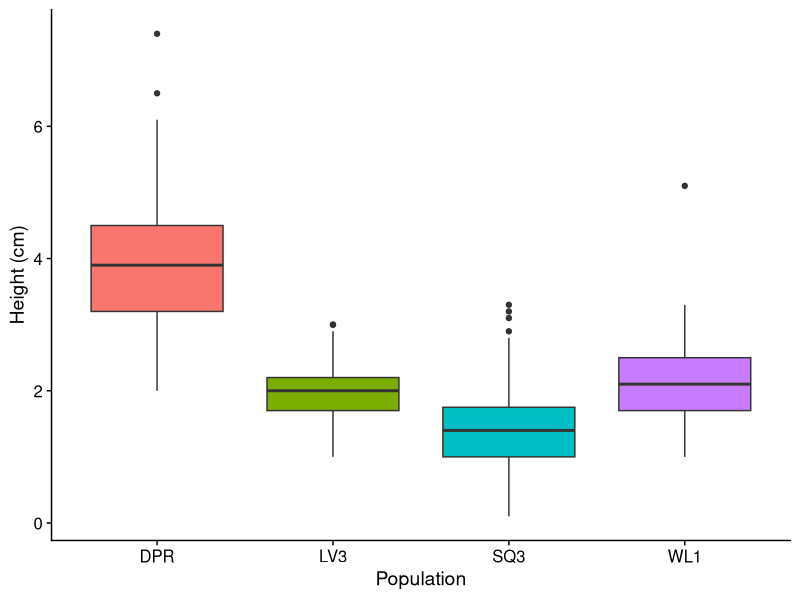
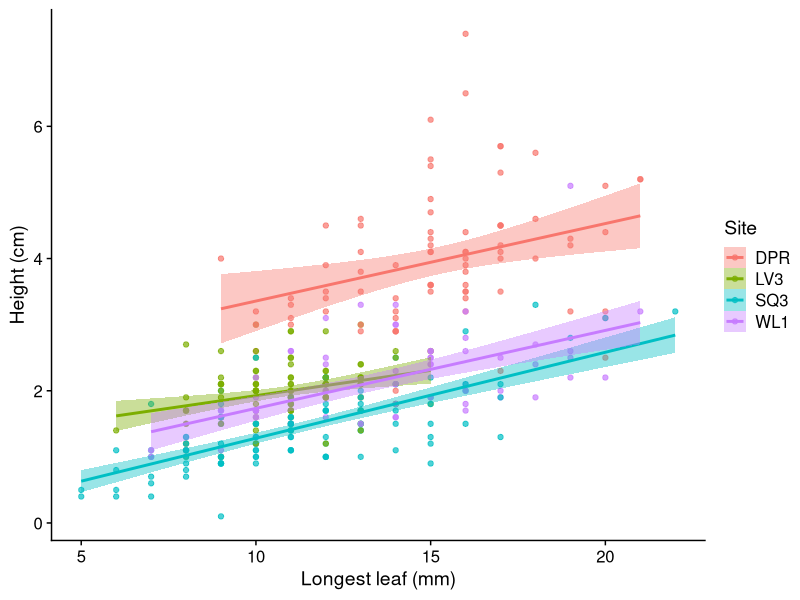
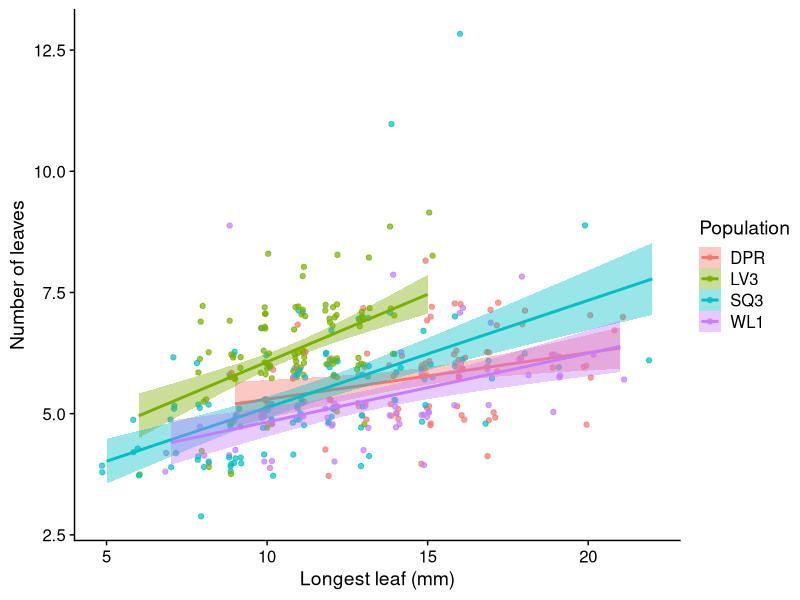
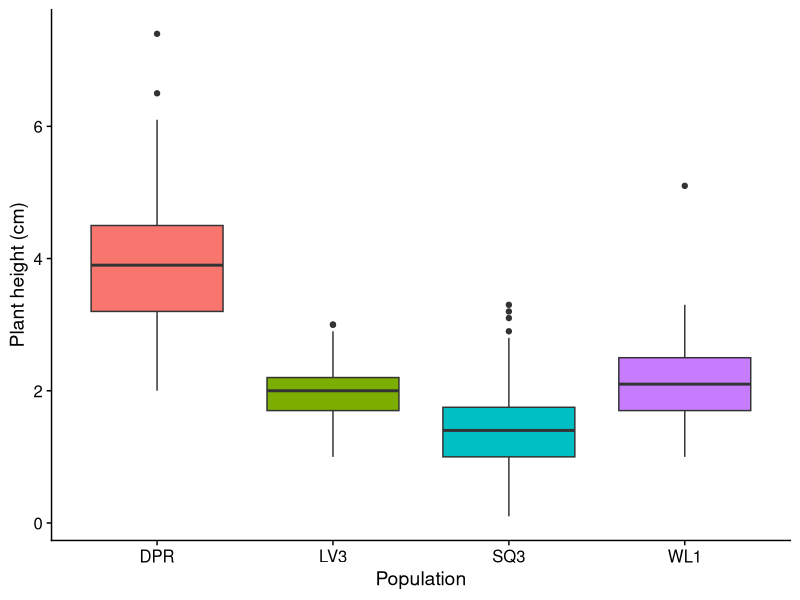
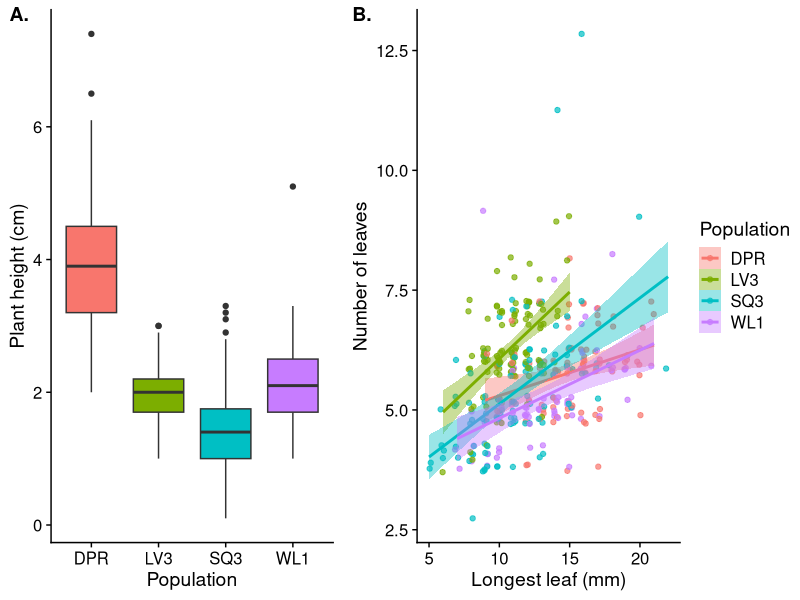
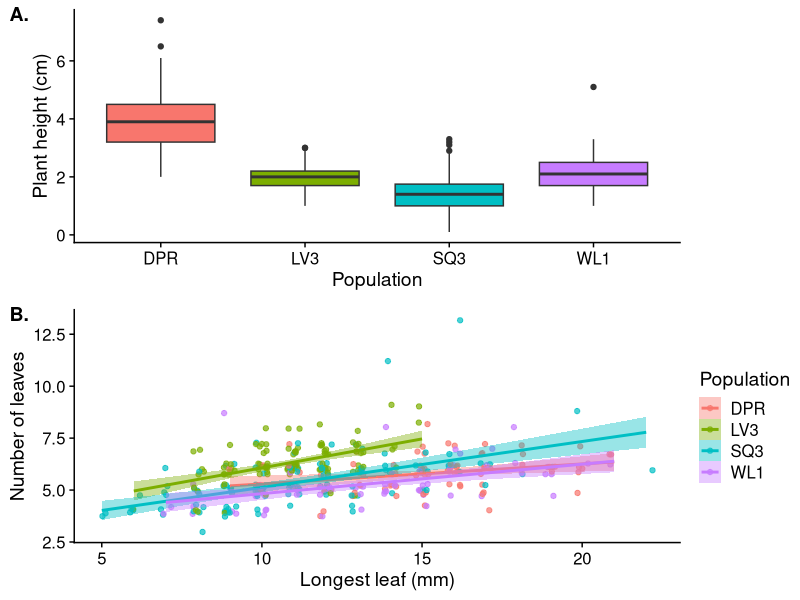
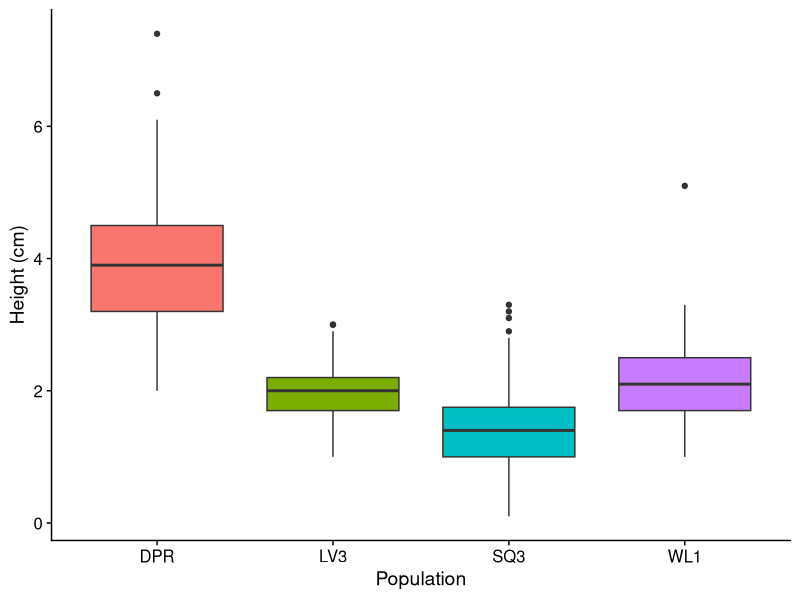
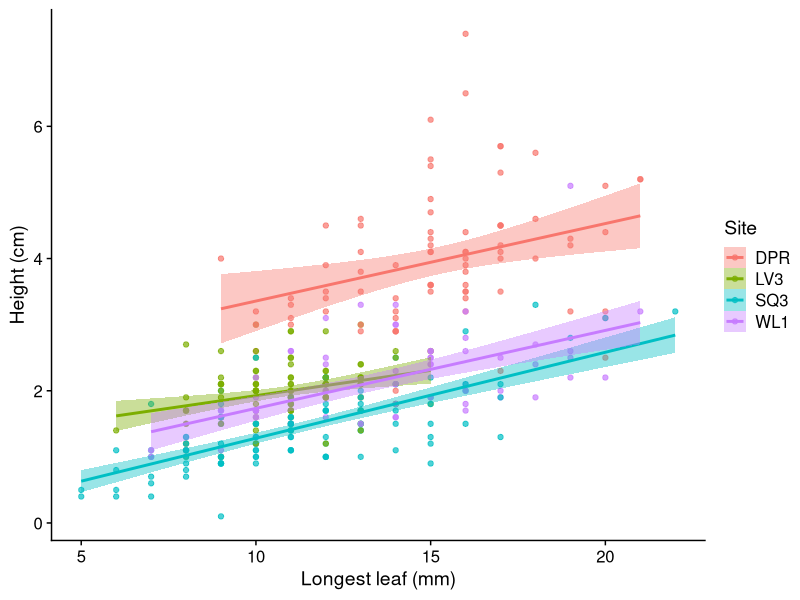

The R source for these figures, in order: (Note: this script raises an error after producing the figures.)
# Saving your plots and tables
library(tidyverse)
library(cowplot)
library(xtable) #will format tables for latec
library(broom) # for tidying

theme_set(theme_cowplot())

d = read_csv("data/clean_vern.csv")

summary(d)
# I'll run some examples with the vernalization data 

# Saving dataframes ----

# How often you save dataframes is up to you, and will depend on the project. 
# I would generally save dataframes coming out of my data prep script. These might be the files I end up publishing with my paper. 
# If I need data in different formats for different analyses, there will be multiple dataframes out of that step. 
# In my opinion, it's good practice to consolidate the steps where you alter your data and save just a few master data frames, instead of, say, writing out new csvs each time you add variables or filter observations. 



# Saving plots ----
# (and making multipanel plots)

# When you're making plots, I really recommend writing the save step into your code. It saves you clicking and as you make edits to either your data or plot code it's easy to always create updated output. It also prevents having a pileup of old stuff by reusing the same file name each time.

# Make a plot of plant height by population:
ggplot(d) +
  geom_boxplot(aes(x = site, y = height_cm, fill = site)) +
  guides(fill = FALSE) +
  labs(x = "Population", y = "Height (cm)")
# I use the ggsave command, you can change the file output type, dimensions etc.
# It will either save the last plot made, or a plot object if you specify one (I'll show that below)
ggsave("plots/height_pop.pdf", height = 4, width = 4, dpi = 72)
# To get the dimensions right, I just try different values and look at the result (the saved file) until I like the ratio of the axes and the text is an appropriate size. 
# This usually results in a size that journals can work with, but if they're really picky, you can specify the size they want and adjust the text, point size, etc in the plot code.

# Make a  plot of plant height vs. length of longest leaf
ggplot(d, aes(x = longest_leaf_mm, y = height_cm, color = site, fill = site)) +
  geom_point(alpha = 0.7) +
  geom_smooth(method = "lm") +
  labs(x = "Longest leaf (mm)", y = "Height (cm)", color = "Site", fill = "Site")
# I use the ggsave command, you can change the file output type, dimensions etc.
# It will either save the last plot made, or a plot object if you specify one
ggsave("plots/height_leaf.pdf", height = 4, width = 5, dpi = 72)


# If you want to make a multipanel plot, save panels as objects
p1 = ggplot(d, aes(x = longest_leaf_mm, y = number_true_leaves, color = site, fill = site)) +
  # jitter a bit to show more points
  geom_jitter(alpha = 0.7, width = 0.2, height = 0.3) +
  geom_smooth(method = "lm") +
  labs(x = "Longest leaf (mm)", y = "Number of leaves", color = "Population", fill = "Population")
# To see a plot that you've put into an object, need to run object name
p1

p2 = ggplot(d, aes(x = site, y = height_cm, fill = site)) +
  # jitter a bit to show more points
  geom_boxplot() +
  guides(fill = FALSE) +
  labs(x = "Population", y = "Plant height (cm)", color = "Site")
p2

plot_grid(p2, p1, labels = c("A.", "B."), rel_widths = c(0.75, 1)) #rel_widths are rel to each other 
ggsave("plots/size_by_pop.pdf", height = 4, width = 9)

# Can also plot vertically
plot_grid(p2, p1, labels = c("A.", "B."), rel_widths = c(0.75, 1), ncol = 1, align = "v", axis = "lr") #align and axis make the plot y and x axes lign up in a multi plot graphic

ggsave("plots/size_by_pop_vert.pdf", height = 7, width = 5)

# cowplot has tons of handy functionality I won't describe here, but I recommend checking it out


# Saving tables ----

# You can make and arrange non-statistical tables in R, i.e., if we wanted geographic information and sample sizes:
pops = d %>% 
  group_by(site, lat, long, elev_m) %>% 
  summarize(N = n()) %>% 
  arrange(elev_m) %>% 
  rename(Population = site, Latitude = lat, Longitude = long, "Elevation (m)" = elev_m) %>% 
  ungroup() %>% 
  mutate_at(c("Latitude", "Longitude"), round, 3)
pops
write_csv(pops, "tables/pops.csv")

# That csv can be pasted into ms
# Or, if you are using latex:
# Need one custom function to avoid werid rounding
myxtable <- function(x, ...) xtable(apply(x, 2, as.character), ...)
print(myxtable(pops, type = "latex", auto = FALSE), include.rownames = FALSE)
# That output can then be copied into your ms (you could also save it as text and probably come up with a clever was to call to it directly)


# Running statistical tests and saving the output for tables is often really inefficient
# Once I've mostly figured out which analysis I'm using, I'll write a bit of code to save the table automatically, so that it's easy to paste into a manuscript.
# This makes it easier to update tables as you adjust or revise the analyses.

mod1 = lm(height_cm ~ longest_leaf_mm + stem_diam_mm, data = d)
summary(mod1)

# Depending on the model type (lm, glm, etc), need to tweak these steps a bit
# But here are simple examples
# It might seem silly to code this stuff up, but can really save time if you run the same models for multiple responses, have to run sensitivity analyses, etc.

# Simple multiple regression 
# Make an object containing the model summary
c = mod1 %>% 
  summary() %>% 
  tidy() %>% 
  # rename columns
  rename(Term = term, SE = std.error, t = statistic, P = p.value) %>% 
  # rename rows
  mutate(Term = case_when(
    Term %in% "(Intercept)" ~ "Intercept",
    Term %in% "stem_diam_mm" ~ "Stem diameter (mm)",
    Term %in% "longest_leaf_mm" ~ "Longest leaf (mm)"
  )) %>% 
  # Round to 3 significant digits
  mutate_if(is.numeric, signif, 3) %>% 
  # If P is really small, replace with <
  mutate(P = ifelse(P < 0.0001, "<0.0001", P))
c
write_csv(c, "tables/mod1.csv")
print(myxtable(c, type = "latex", auto = FALSE), include.rownames = FALSE)


